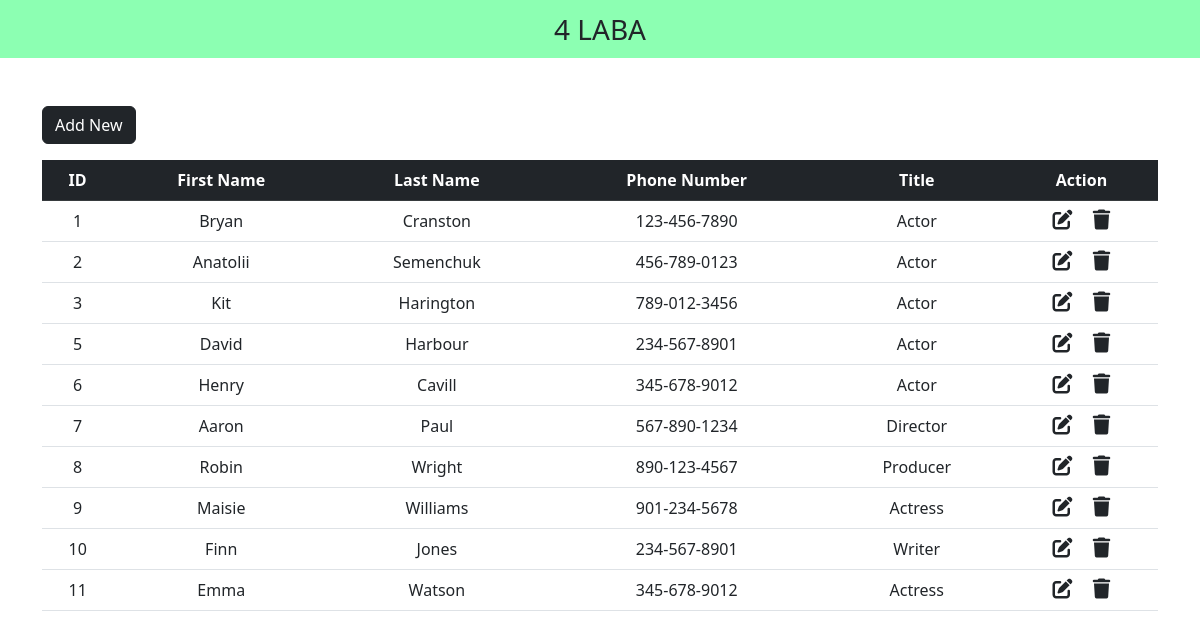
The page / on the database its author committed.
### tables this page shows
CREATE TABLE `staff` (
  `id` int unsigned NOT NULL AUTO_INCREMENT,
  `lastName` varchar(50) NOT NULL,
  `firstName` varchar(50) NOT NULL,
  `title` varchar(100) DEFAULT NULL,
  `phoneNumber` varchar(100) DEFAULT NULL,
  `address` varchar(100) DEFAULT NULL,
  PRIMARY KEY (`id`)
);

### index.php (the view, shortened to what this page needs)
<?php
include "db_conn.php";
?>
<!DOCTYPE html>
<html lang="en">
<head>
  <link href="https://cdn.jsdelivr.net/npm/bootstrap@5.2.3/dist/css/bootstrap.min.css" rel="stylesheet">
  <link rel="stylesheet" href="https://cdnjs.cloudflare.com/ajax/libs/font-awesome/6.4.0/css/all.min.css" />
</head>
<body>
  <nav class="navbar navbar-light justify-content-center fs-3 mb-5" style="background-color: #00ff5573;">
    4 LABA
  </nav>
  <div class="container">
    <a href="add-new.php" class="btn btn-dark mb-3">Add New</a>
    <table class="table table-hover text-center">
      <thead class="table-dark">
        <tr>
          <th scope="col">ID</th>
          <th scope="col">First Name</th>
          <th scope="col">Last Name</th>
          <th scope="col">Phone Number</th>
          <th scope="col">Title</th>
          <th scope="col">Action</th>
        </tr>
      </thead>
      <tbody>
        <?php
        $sql = "SELECT * FROM `staff`";
        $result = mysqli_query($conn, $sql);
        while ($row = mysqli_fetch_assoc($result)) {
        ?>
          <tr>
            <td><?php echo $row["id"] ?></td>
            <td><?php echo $row["firstName"] ?></td>
            <td><?php echo $row["lastName"] ?></td>
            <td><?php echo $row["phoneNumber"] ?></td>
            <td><?php echo $row["title"] ?></td>
            <td>
              <a href="edit.php?id=<?php echo $row["id"] ?>" class="link-dark"><i class="fa-solid fa-pen-to-square fs-5 me-3"></i></a>
              <a href="delete.php?id=<?php echo $row["id"] ?>" class="link-dark"><i class="fa-solid fa-trash fs-5"></i></a>
            </td>
          </tr>
        <?php
        }
        ?>
      </tbody>
    </table>
  </div>
</body>
</html>

### rows shown on the page
staff: id "1", firstName "Bryan", lastName "Cranston", phoneNumber "123-456-7890", title "Actor"
staff: id "2", firstName "Anatolii", lastName "Semenchuk", phoneNumber "456-789-0123", title "Actor"
staff: id "3", firstName "Kit", lastName "Harington", phoneNumber "789-012-3456", title "Actor"
staff: id "5", firstName "David", lastName "Harbour", phoneNumber "234-567-8901", title "Actor"
staff: id "6", firstName "Henry", lastName "Cavill", phoneNumber "345-678-9012", title "Actor"
staff: id "7", firstName "Aaron", lastName "Paul", phoneNumber "567-890-1234", title "Director"
staff: id "8", firstName "Robin", lastName "Wright", phoneNumber "890-123-4567", title "Producer"
staff: id "9", firstName "Maisie", lastName "Williams", phoneNumber "901-234-5678", title "Actress"
staff: id "10", firstName "Finn", lastName "Jones", phoneNumber "234-567-8901", title "Writer"
staff: id "11", firstName "Emma", lastName "Watson", phoneNumber "345-678-9012", title "Actress"
